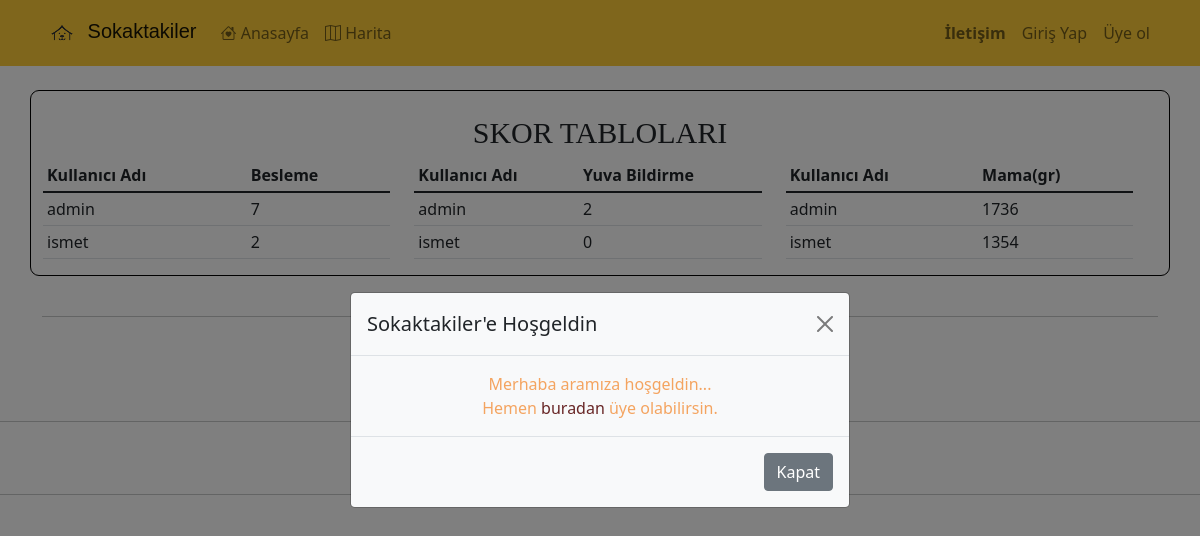
/, run on an earlier commit of the app's database.
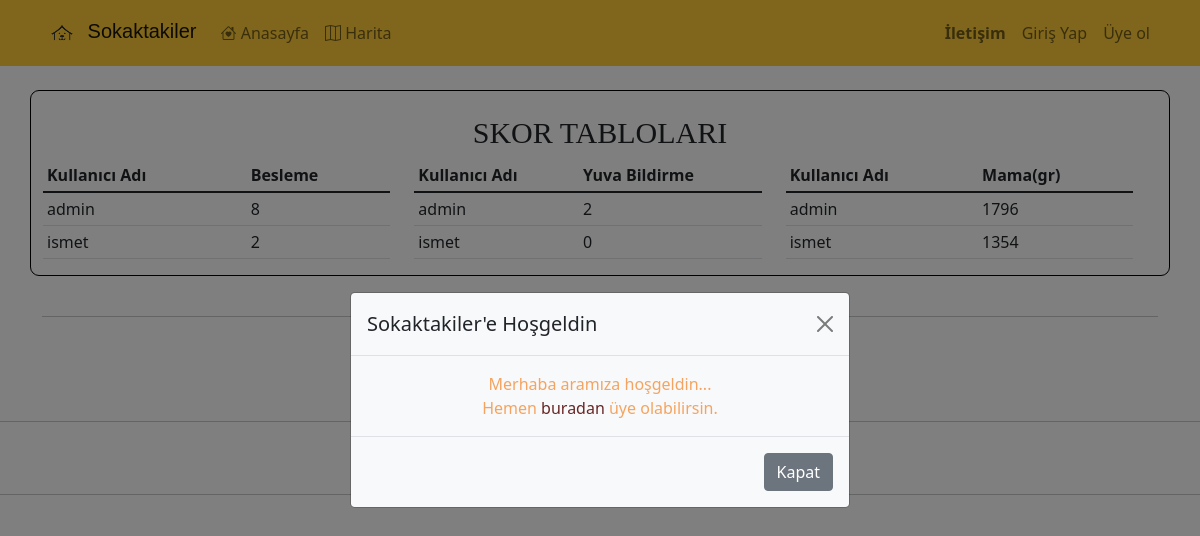
And on a later commit of the database.
### harita/models.py (models this page shows, shortened)
class Person(models.Model):
   username=models.CharField(max_length=25)
   beslemesayisi=models.IntegerField(default=0)
   bildirmesayisi=models.IntegerField(default=0)
   mamakilo=models.IntegerField(default=0)
   auth_token=models.CharField(max_length=100,null=True)
   class Meta:
       ordering = ['-beslemesayisi']

### harita/views.py (the view)
# urls.py: path('',views.WelcomeView.as_view(),name="home"),
class WelcomeView(TemplateView):
   template_name = "harita/index.html"
   def get_context_data(self, **kwargs):
      context = super().get_context_data(**kwargs)
      context['besleme'] = list(Person.objects.all())[:3]
      context['yuvabildirme'] = list(Person.objects.all().order_by('-bildirmesayisi'))[:3]
      context['mamakg'] = list(Person.objects.all().order_by('-mamakilo'))[:3]
      return context

### harita/templates/harita/index.html (shortened to what this page needs)
{% extends "base.html" %}
{% load static %}
{% block content %}
{% if not user.is_authenticated %}
<div class="modal fade" id="myModal" tabindex="-1" aria-labelledby="exampleModalLabel" aria-hidden="true">
   <div class="modal-dialog modal-dialog-centered">
     <div class="modal-content bg-light">
       <div class="modal-header">
         <h5 class="modal-title" id="exampleModalLabel">Sokaktakiler'e Hoşgeldin</h5>
         <button type="button" class="btn-close" data-bs-dismiss="modal" aria-label="close"></button>
       </div>
       <div class="modal-body my-modal-body">
         Merhaba aramıza hoşgeldin...
         <br>
         Hemen <a class="my-modal-link" href="{% url 'register' %}">buradan</a> üye olabilirsin.
       </div>
       <div class="modal-footer">
         <button type="button" class="btn btn-secondary" data-bs-dismiss="modal">Kapat</button>
       </div>
     </div>
   </div>
 </div>
{% endif %}
<div class="container mt-4">
   <div class="row border-black">
      <h5 class="text-center table-title mt-4">SKOR TABLOLARI</h5>
      <div class="row ">
         <div class="col-sm-4">
            <table class="table table-sm">
               <thead>
                  <th>Kullanıcı Adı</th>
                  <th>Besleme</th>
               </thead>
               <tbody>
                  {% for data in besleme %}
                  <tr>
                     <td>{{data.username}}</td>
                     <td>{{data.beslemesayisi}}</td>
                  </tr>
                  {% endfor %}
               </tbody>
            </table>
         </div>
         <div class="col-sm-4">
            <table class="table table-sm">
               <thead>
                  <th>Kullanıcı Adı</th>
                  <th>Yuva Bildirme</th>
               </thead>
               <tbody>
                  {% for data in yuvabildirme %}
                  <tr>
                     <td>{{data.username}}</td>
                     <td>{{data.bildirmesayisi}}</td>
                  </tr>
                  {% endfor %}
               </tbody>
            </table>
         </div>
         <div class="col-sm-4">
            <table class="table table-sm">
               <thead>
                  <th>Kullanıcı Adı</th>
                  <th>Mama(gr)</th>
               </thead>
               <tbody>
                  {% for data in mamakg %}
                  <tr>
                     <td>{{data.username}}</td>
                     <td>{{data.mamakilo}}</td>
                  </tr>
                  {% endfor %}
               </tbody>
            </table>
         </div>
      </div>
   </div>
   <br>
   <br>
   <div class="row loader-row">
      <div class="col-md-2 offset-md-5">
      </div>
   </div>
</div>
{% endblock %}

What changed in the data, as far as the page shows it:
changed Person "admin": beslemesayisi "7" → "8"; mamakilo "1736" → "1796"
